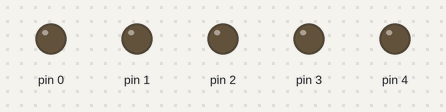
A sketch run on a simulated Arduino Uno, built with avr-gcc and run on an emulated ATmega328P. Parts: output pins drawn as LEDs (lit = HIGH).

Above: at 0.2 s.
At 2.7 s:
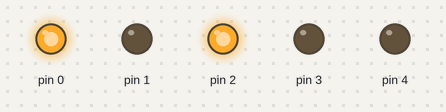
At 5.2 s:
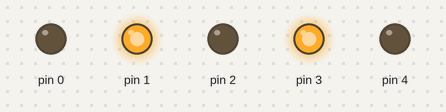
At 10.2 s:
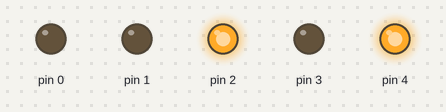
At 15.2 s:
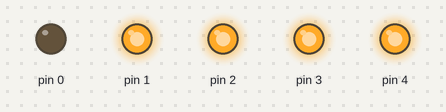
At 20.2 s:
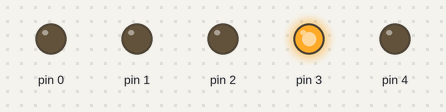
Timing chart, 0 to 20.8 s (numbered marks = the images above):
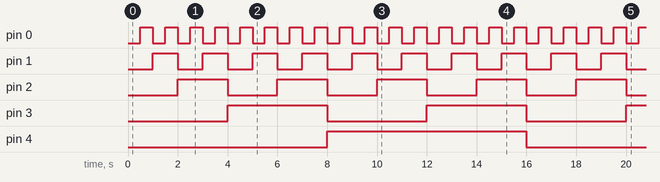

Measured:
- by itself, pin 0: alternates HIGH for 0.50 s and LOW for 0.50 s
- by itself, pin 1: alternates HIGH for 1.0 s and LOW for 1.0 s
- by itself, pin 2: alternates HIGH for 2.0 s and LOW for 2.0 s
- by itself, pin 3: alternates HIGH for 4.0 s and LOW for 4.0 s
- by itself, pin 4: alternates HIGH for 8.0 s and LOW for 8.0 s

The sketch:

counter_led_lab_1.ino
```cpp
int INCREMENT_VALUE = 1;
int WAIT_TIME = 500;
int *intToBinary(int REFERENCE_NUMBER);

void setup()
{

  for(int i = 0 ; i < 5 ; i++){
    pinMode(i, OUTPUT);
  }

  //Control of 1-31

  if(INCREMENT_VALUE < 0){
    while(INCREMENT_VALUE < 0){
    	INCREMENT_VALUE +=32;
    }
  }
   else if(INCREMENT_VALUE > 31){
      while(INCREMENT_VALUE > 31){
    	INCREMENT_VALUE = INCREMENT_VALUE % 32;
    }
  }


}

void loop()
{

  int *BINARY_CLONE_A ;
  int A = 0;
  int CLONE_A;

  // positive wait time control
  if(WAIT_TIME > -1){

  do{

    // close the leds.
 	for (int i = 0; i < 5; i++) {
     	 digitalWrite(i,LOW);
  	}

    // take modulus if it's big
    if(A >= 32){

      CLONE_A = A % 32;
      A = CLONE_A;
      BINARY_CLONE_A = intToBinary(CLONE_A);

    }

    // go if it's 1-31
    else{
      BINARY_CLONE_A = intToBinary(A);
    }

    // display leds
  	for (int i = 0; i < 5; i++) {
    	if(BINARY_CLONE_A[i]==1){
     	 digitalWrite(i,HIGH);
   	 	}
  	}

    // transition between leds
  	delay(WAIT_TIME);

    //increment the number
  	A = INCREMENT_VALUE + A ;

  }
  // stop when program reach 0
  while(A != 0);

  }
}


int *intToBinary(int REFERENCE_NUMBER) {
  static int INDEX[5];
  int id = 0;
  char binaryKey[5];

  // clear static array
  for (int i = 0; i < 5; i++) {
     INDEX[i]=0;
  }

  // convert binary
  while (REFERENCE_NUMBER > 0) {
    INDEX[id] = REFERENCE_NUMBER % 2;
    id++;
    REFERENCE_NUMBER = REFERENCE_NUMBER / 2;
  }

  return INDEX;
}
```
